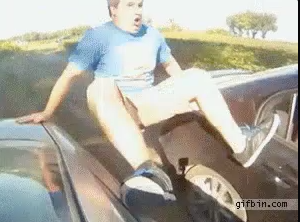
//> input picture OpenCVSetup/Resources/Johannusthemannus.png, 300 x 222 px
$ ./Opdracht_2.1   (built with g++ and OpenCV 4)
//> lines starting //> are read from the running program, lines starting //| are printed output that depends on the picture
#include <iostream>
#include <opencv2/imgcodecs.hpp>
#include <opencv2/highgui.hpp>
#include <opencv2/imgproc.hpp>

using namespace cv;
using namespace std;

#ifdef _DEBUG
#pragma comment ( lib, "opencv_world490d")
#else
#pragma comment( lib, "opencv_world490" )
#endif


// [42 lines of commented-out code are left out]

void main() {

	string path = "Resources/Johannusthemannus.png";
	Mat img = imread(path);
//> img is the input picture: 222 rows x 300 cols, CV_8UC3; mean B, G, R 157.5, 168.9, 172.1
	Mat horizontalimg;
	Mat verticalimg;
	Mat emboss;

	Mat horizontal = (Mat_<char>(3, 3) << -1, -1, -1,
										2, 2, 2,
										-1, -1, -1);
	Mat vertical = (Mat_<char>(3, 3) << -1, 2, -1,
										-1, 2, -1,
										-1, 2, -1);

	Mat embossFilter = (Mat_<char>(3, 3) << -2, -1, -0,
											-1, 1, 1,
											0, 1, 2);
	filter2D(img, emboss, 0, embossFilter);
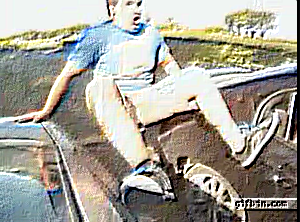
//> emboss: 222 rows x 300 cols, CV_8UC3; mean B, G, R 150.4, 161, 164.2
	filter2D(img, horizontalimg, 0, horizontal);
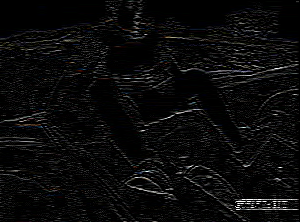
//> horizontalimg: 222 rows x 300 cols, CV_8UC3; mean B, G, R 10.7, 10.6, 10.6
	filter2D(img, verticalimg, 0, vertical);
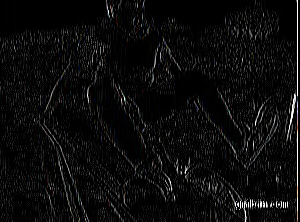
//> verticalimg: 222 rows x 300 cols, CV_8UC3; mean B, G, R 11.6, 11.5, 11.5


	imshow("default", img);
	imshow("emBoss", emboss);
	imshow("vertical", verticalimg);
	imshow("horizontal", horizontalimg);
	waitKey(0);
}

$ run again, with OpenCVSetup/Resources/face.png copied over OpenCVSetup/Resources/Johannusthemannus.png
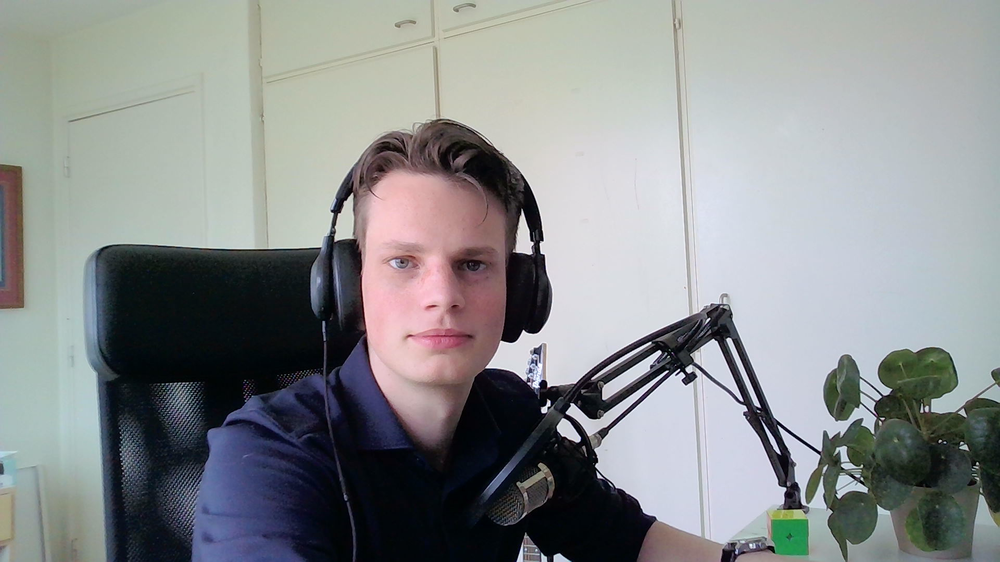
//> input picture OpenCVSetup/Resources/face.png, 1000 x 562 px, shrunk from 1920 x 1080 before the run
//> img is the input picture: 562 rows x 1000 cols, CV_8UC3; mean B, G, R 141.8, 141, 137.9
//> `filter2D(img, emboss, 0, embossFilter);`:
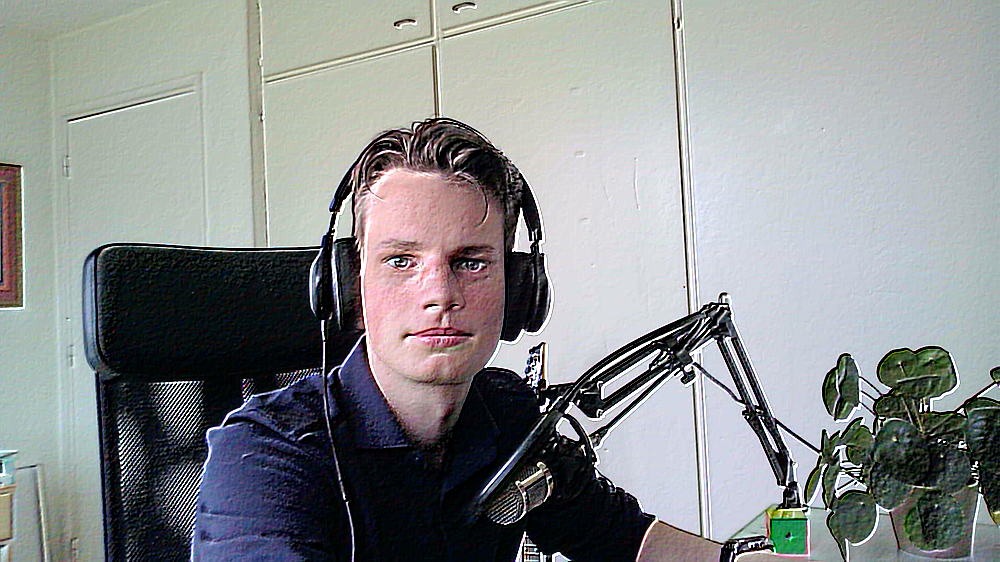
//> emboss: 562 rows x 1000 cols, CV_8UC3; mean B, G, R 141.8, 141.3, 138.3
//> `filter2D(img, verticalimg, 0, vertical);`:
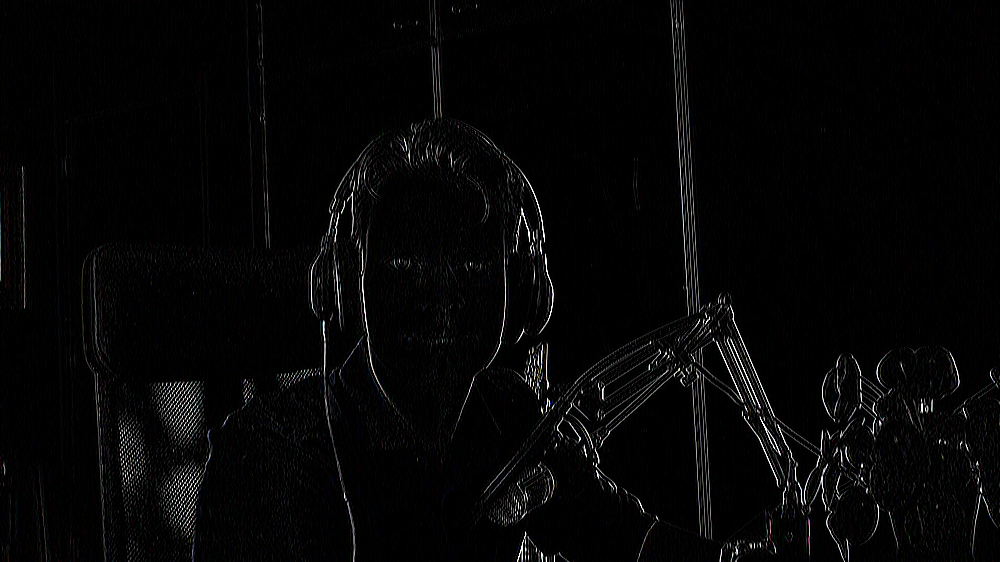
//> verticalimg: 562 rows x 1000 cols, CV_8UC3; mean B, G, R 5.8, 5.7, 5.8

$ run again, with OpenCVSetup/Resources/lambo.png copied over OpenCVSetup/Resources/Johannusthemannus.png
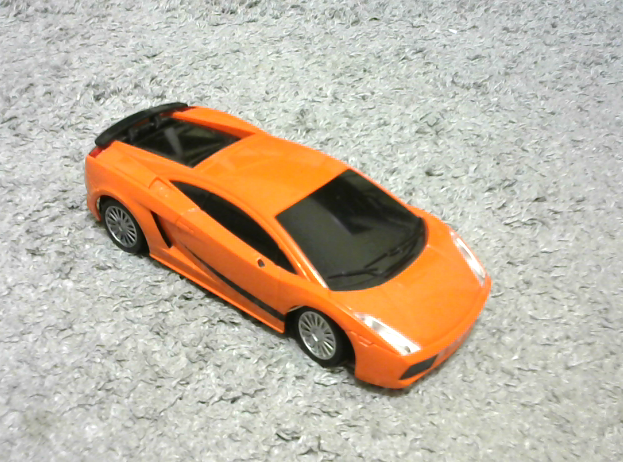
//> input picture OpenCVSetup/Resources/lambo.png, 623 x 462 px
//> img is the input picture: 462 rows x 623 cols, CV_8UC3; mean B, G, R 161.3, 179.4, 192.2
//> `filter2D(img, emboss, 0, embossFilter);`:
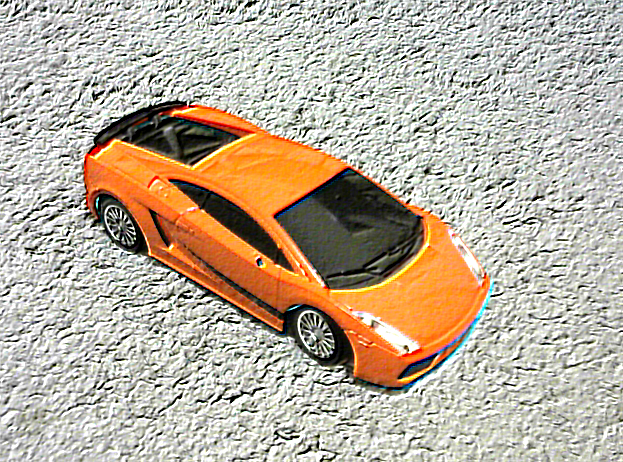
//> emboss: 462 rows x 623 cols, CV_8UC3; mean B, G, R 157, 174.2, 186.6
//> `filter2D(img, verticalimg, 0, vertical);`:
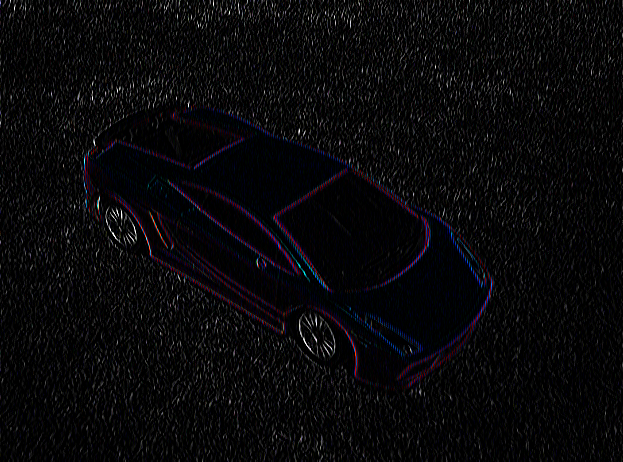
//> verticalimg: 462 rows x 623 cols, CV_8UC3; mean B, G, R 9.7, 8.1, 8.6

$ run again, with OpenCVSetup/Resources/shapes.png copied over OpenCVSetup/Resources/Johannusthemannus.png
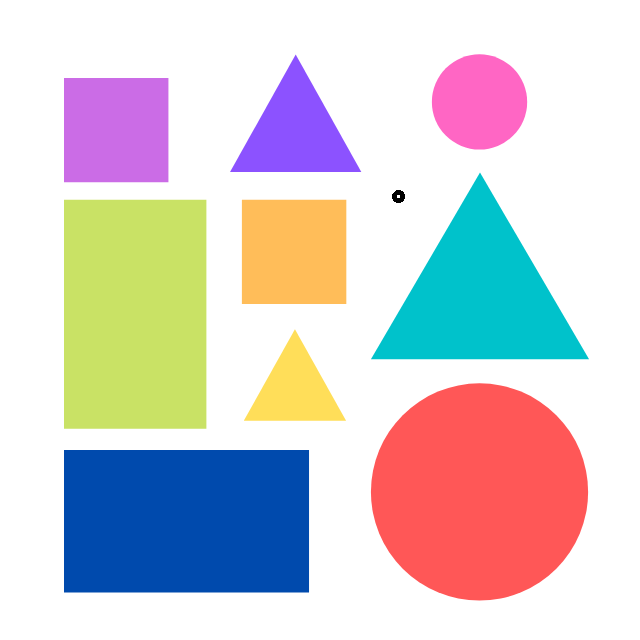
//> input picture OpenCVSetup/Resources/shapes.png, 640 x 640 px
//> img is the input picture: 640 rows x 640 cols, CV_8UC3; mean B, G, R 209.9, 207, 212.7
//> `filter2D(img, emboss, 0, embossFilter);`:
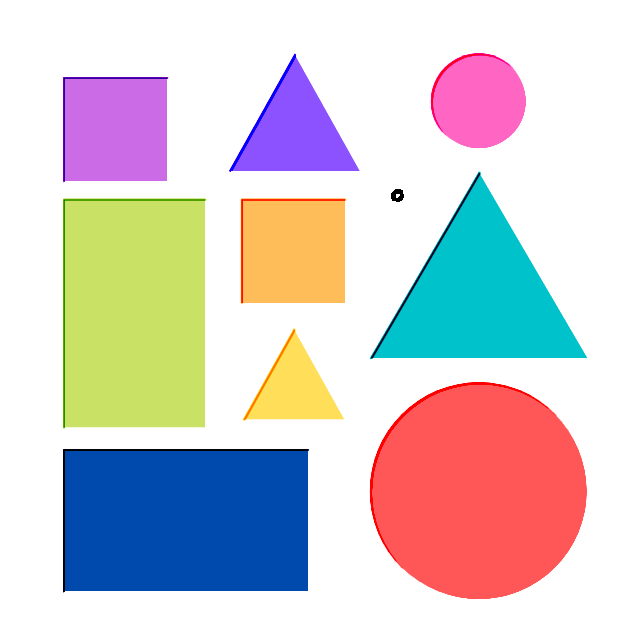
//> emboss: 640 rows x 640 cols, CV_8UC3; mean B, G, R 208.8, 206, 212.3
//> `filter2D(img, verticalimg, 0, vertical);`:
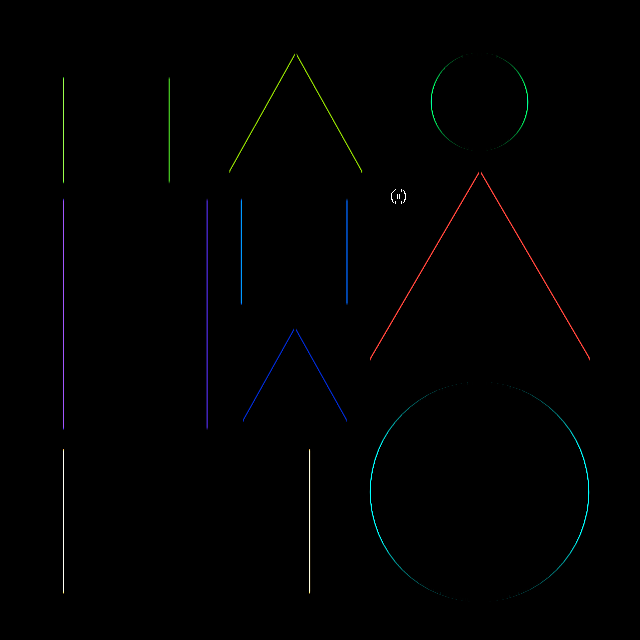
//> verticalimg: 640 rows x 640 cols, CV_8UC3; mean B, G, R 1.2, 1.1, 0.9
